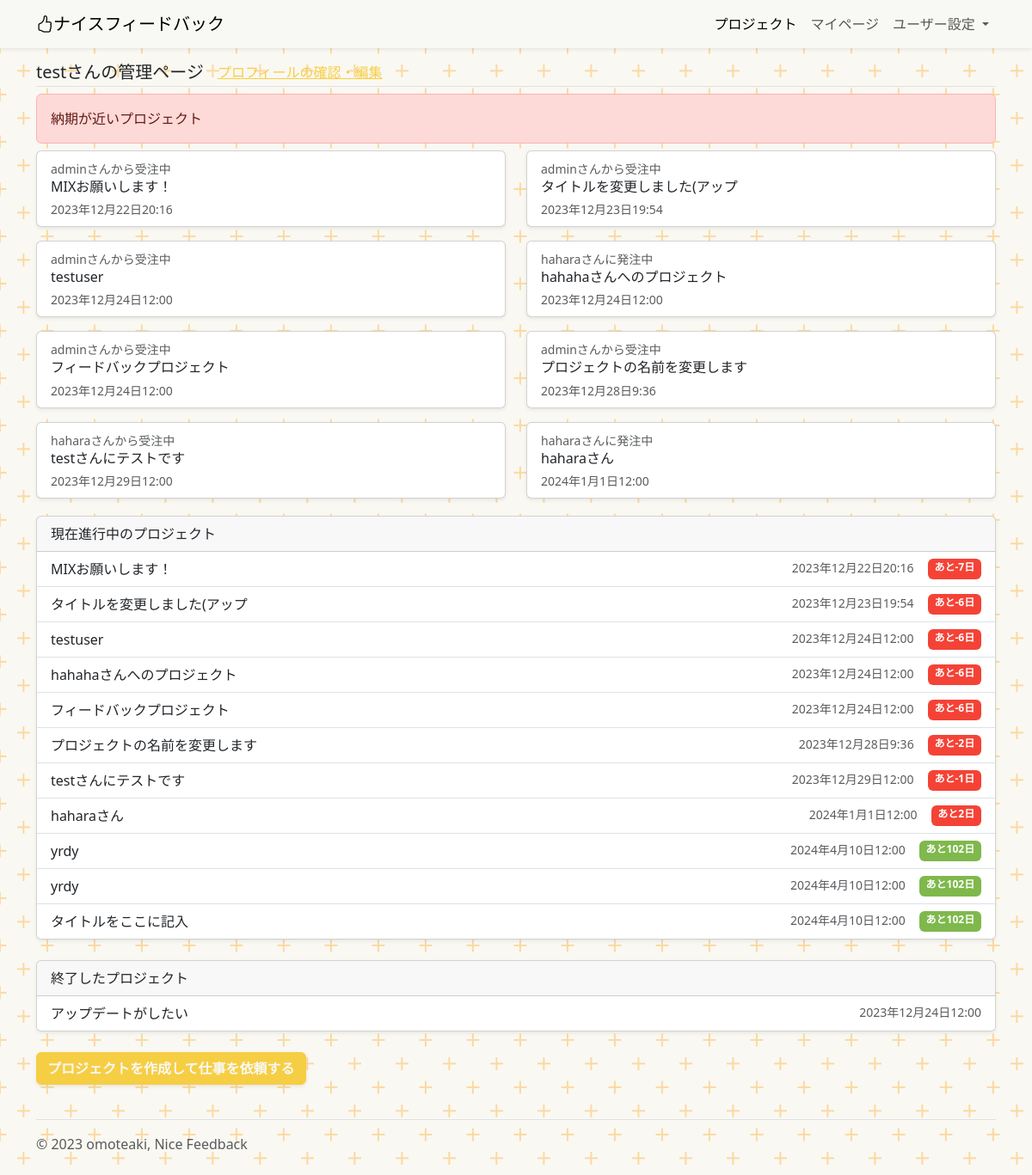
The page / (signed in) on the database as committed earlier.
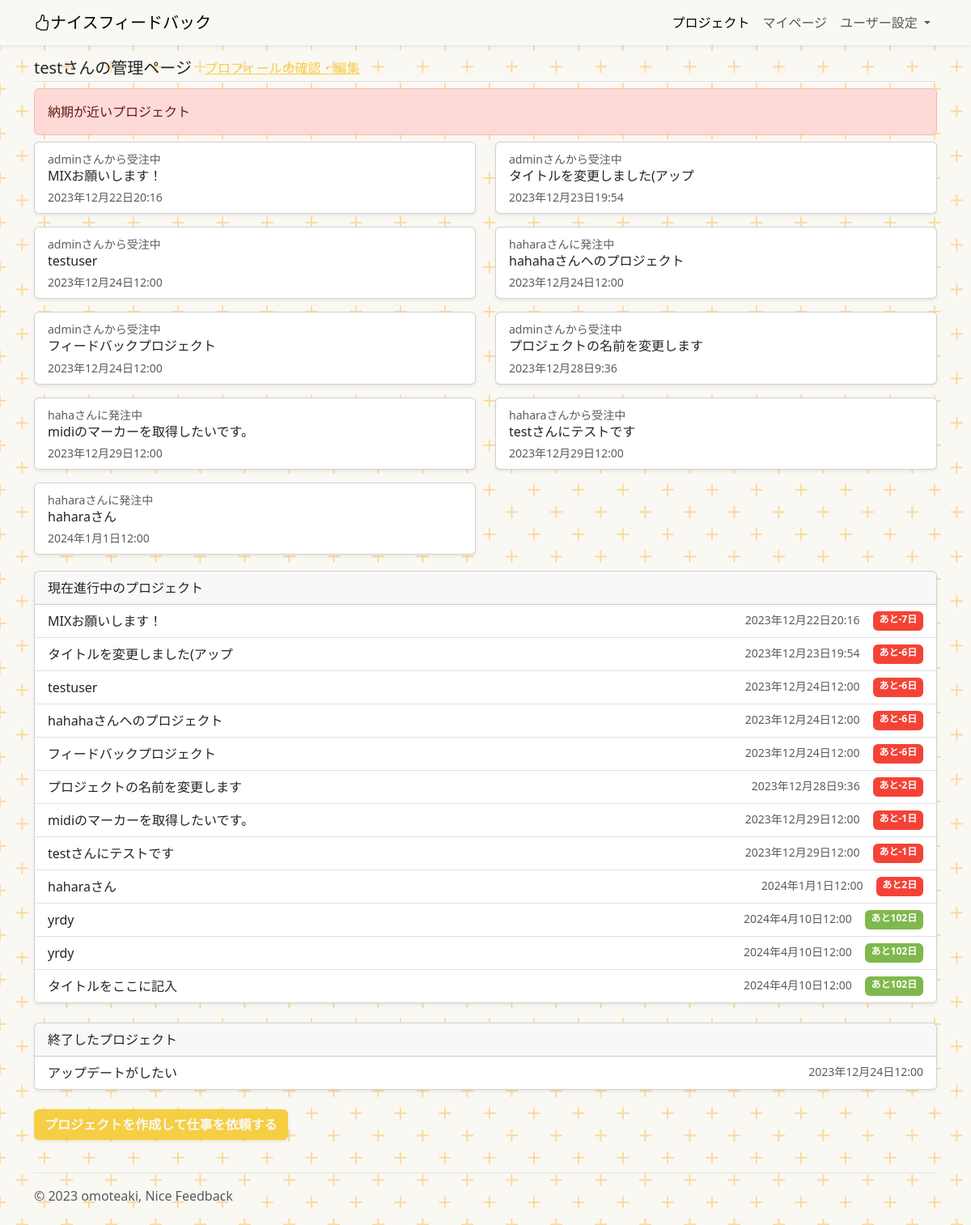
The same page on the database as committed later.
### project/models.py (models this page shows, shortened)
class Project(models.Model):
    title = models.CharField(
        verbose_name="プロジェクトのタイトル",
        max_length=30,
    )
    about = models.TextField(
        verbose_name="このプロジェクトについて"
    )
    purpose = models.TextField(
        verbose_name="このプロジェクトで実現したいこと",
        null=True
    )
    deadline_datetime = models.DateTimeField(
        verbose_name="締め切り日時",
    )
    reference_image1 = models.ImageField(
        verbose_name="参考画像1",
        upload_to="references",
        blank=True,
        null=True,
    )
    reference_image2 = models.ImageField(
        verbose_name="参考画像2",
        upload_to="references",
        blank=True,
        null=True,
    )
    reference_image3 = models.ImageField(
        verbose_name="参考画像3",
        upload_to="references",
        blank=True,
        null=True,
    )
    reference_movie1 = models.FileField(
        verbose_name="参考動画1",
        upload_to="references",
        blank=True,
        null=True,
    )
    reference_movie2 = models.FileField(
        verbose_name="参考動画2",
        upload_to="references",
        blank=True,
        null=True,
    )
    reference_movie3 = models.FileField(
        verbose_name="参考動画3",
        upload_to="references",
        blank=True,
        null=True,
    )
    reference_music1 = models.FileField(
        verbose_name="参考音源1",
        upload_to="references",
        blank=True,
        null=True,
    )
    reference_music2 = models.FileField(
        verbose_name="参考音源2",
        upload_to="references",
        blank=True,
        null=True,
    )
    reference_music3 = models.FileField(
        verbose_name="参考音源3",
        upload_to="references",
        blank=True,
        null=True,
    )
    reference_url1 = models.URLField(
        verbose_name="参考URL1",
        blank=True,
        null=True,
    )
    reference_url2 = models.URLField(
        verbose_name="参考URL2",
        blank=True,
        null=True,
    )
    reference_url3 = models.URLField(
        verbose_name="参考URL3",
        blank=True,
        null=True,
    )
    created_at = models.DateTimeField(
        verbose_name="プロジェクトを登録した日時",
        auto_now_add=True,
    )
    updated_at = models.DateTimeField(
        verbose_name="プロジェクトの詳細を更新した時間",
        auto_now=True,
    )
    orderer_user = models.ForeignKey(
        CustomUser,
        verbose_name="発注者",
        on_delete=models.PROTECT,
        related_name="orderer_user",
    )
    contractor_user = models.ForeignKey(
        CustomUser,
        verbose_name="受注者",
        on_delete=models.PROTECT,
        related_name="contractor_user",
    )
    orderer_users = models.ManyToManyField(
        CustomUser,
        verbose_name="発注者のサポーター",
        blank=True,
        related_name="orderer_users",
    )
    contractor_users = models.ManyToManyField(
        CustomUser,
        verbose_name="受注者のサポーター",
        blank=True,
        related_name="contractor_users",
    )
    created_user = models.ForeignKey(
        CustomUser,
        verbose_name="プロジェクトの作成者",
        on_delete=models.PROTECT,
        related_name="created_user"
    )
    is_done = models.BooleanField(
        default=False,
        help_text="プロジェクトが完了したらTrue"
    )
    is_accepted = models.BooleanField(
        default=False,
        help_text="プロジェクトを確認してもらえたらTrue"
    )
    feedback_rule = models.ForeignKey(
        UserDetail,
        verbose_name="受注した人が設定したフィードバックルール",
        on_delete=models.CASCADE,
        blank=True,
        null=True,
    )
    def __str__(self):
        return self.title

### account/models.py (models this page shows)
class CustomUser(AbstractUser):
    pass

### project/views.py (the view)
# urls.py: path('', views.IndexView.as_view(), name="index"),
class IndexView(ListView):
    template_name = "index.html"
    def get_queryset(self):
        if  self.request.user.is_authenticated:
            request_user_projects = Project.objects.filter( Q(created_user=self.request.user)|Q(orderer_user=self.request.user)|Q(contractor_user=self.request.user)).exclude(is_done=True).filter(is_accepted=True).annotate(delta=F("deadline_datetime") - make_aware(datetime.now())).order_by("deadline_datetime")
            return request_user_projects
        else:
            pass
    def get_context_data(self, **kwargs):
        if  self.request.user.is_authenticated:
            context = super().get_context_data(**kwargs)
            context["myproject"] = True
            context["closed_project"] = Project.objects.filter( Q(created_user=self.request.user)|Q(orderer_user=self.request.user)|Q(contractor_user=self.request.user)).filter(is_done=True)
            context["ordered_project_list"] = Project.objects.filter(contractor_user=self.request.user).filter(is_accepted=False)
            context["order_project_list"] = Project.objects.filter(orderer_user=self.request.user).filter(is_accepted=False)
            for object in context["object_list"]:
                print(type(object.delta))
                txt = str(object.delta)
                pos = txt.find(' day')
                if pos >= 1:
                    object.int_delta = int(txt[:pos])
                else:
                    object.int_delta = 0
            context["near_deadline_objects"] = context["object_list"].filter(delta__lte=timedelta(weeks=1))
            return context
        else:
            pass

### project/templates/index.html (shortened to what this page needs)
{% extends "base.html" %}
{% block contents %}
  {% if user.is_authenticated %}
    {% include "myproject.html" %}
  {% else %}
    {% include "introduction.html" %}
  {% endif %}
{% endblock %}

### project/templates/myproject.html (shortened to what this page needs)
<div class="container">
  <div class="d-flex border-bottom mb-2">
    <h5 class="mb-1">
      {% if request.user.last_name %}
      {{request.user.last_name}}{% else %}{{request.user}}{% endif %}さんの管理ページ
    </h5>
    <a href="{% url "account:mypage" request.user.pk %}" class="ms-3">プロフィールの確認・編集</a>
  </div>
  {% if near_deadline_objects %}
  <div class="mb-1">
    <div class="alert alert-danger mb-2" role="alert">
      納期が近いプロジェクト
    </div>
    <div class="row">
    {% for n_o in near_deadline_objects %}
      <div class="col-sm-6 mb-3 mb-sm-3">
        <a href="{% url "project:project_detail" n_o.pk %}" class="card h-100 text-decoration-none">
          <div  class="card-body py-2 ">
            {% if n_o.orderer_user == request.user %}
            <small class="text-body-secondary">{{n_o.contractor_user}}さんに発注中</small>
            {% else %}
            <small class="text-body-secondary">{{n_o.orderer_user}}さんから受注中</small>
            {% endif %}
            <h6 class="card-title mb-1">{{n_o.title}}</h6>
            <small class="text-body-secondary">{{n_o.deadline_datetime}}</small>
          </div>
        </a>
      </div>
    {% endfor %}
    </div>
  </div>
  {% endif %}
  {% if object_list %}
  <div class="card mb-4">
    <div class="card-header">現在進行中のプロジェクト</div>
    <div class="list-group list-group-flush">
      {% for record in object_list %}
      <a href="{% url "project:project_detail" record.pk %}" class="list-group-item list-group-item-action d-flex">
        <div>
          {{record}}
        </div>
        <small class="ms-auto text-body-secondary">{{record.deadline_datetime}}</small>
        <span class="ms-3 badge {% if record.int_delta < 4 %}text-bg-danger text-white {% elif record.int_delta < 8 %} text-bg-warning text-white {% else %} text-bg-success text-white {% endif %}">あと{{record.int_delta}}日</span></a>
      {% endfor %}
    </div>
  </div>
  {% else %}
  <p>現在進行中のプロジェクトはありません。</p>
  {% endif %}
  {% if closed_project %}
  <div class="card mb-4">
    <div class="card-header">終了したプロジェクト</div>
    <div class="list-group list-group-flush">
      {% for record in closed_project %}
      <a href="{% url "project:project_detail" record.pk %}" class="list-group-item list-group-item-action d-flex">
        <div>
          {{record}}
        </div>
        <small class="ms-auto text-body-secondary">{{record.deadline_datetime}}</small>
        </a>
      {% endfor %}
    </div>
  </div>
  {% endif %}
  <div class="row">
    <div class="col-sm">
      <a class="btn btn-primary text-light fw-bold shadow-sm mb-3" href="{% url "project:create_project" %}" role="button">プロジェクトを作成して仕事を依頼する</a>
    </div>
  </div>
</div>

Rows that differ between the two databases and show on the page:
added Project: contractor_user "haha", title "midiのマーカーを取得したいです。", deadline_datetime "2023年12月29日12:00", int_delta "-1"
